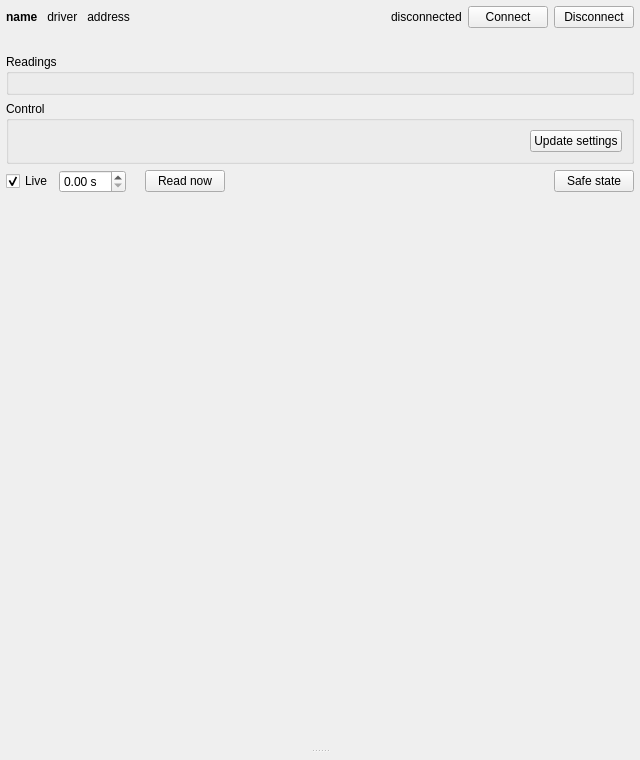
<?xml version="1.0" encoding="UTF-8"?>
<ui version="4.0">
 <author>GeneralMeasurements</author>
 <comment>The standard instrument panel (Panel, DefinitionPanel, GenericPanel).
Code fills: title text, the readings grid, the Control form (one row per setting),
and the charts. The upper part and the charts are the two sides of a splitter
(drag the handle to give the charts more or less room), and each chart is a pane
of the inner splitter. Names used by the code: title, status, btn_connect,
btn_disconnect, info, readings, ctrl_box, form, btn_update, live, interval,
btn_read, btn_safe, charts_split (the code adds the folded charts).</comment>
 <class>Panel</class>
 <widget class="QWidget" name="Panel">
  <property name="geometry">
   <rect><x>0</x><y>0</y><width>640</width><height>760</height></rect>
  </property>
  <layout class="QVBoxLayout" name="root">
   <property name="leftMargin"><number>6</number></property>
   <property name="topMargin"><number>6</number></property>
   <property name="rightMargin"><number>6</number></property>
   <property name="bottomMargin"><number>6</number></property>
   <item>
    <widget class="QSplitter" name="main_split">
     <property name="orientation"><enum>Qt::Vertical</enum></property>
     <property name="childrenCollapsible"><bool>false</bool></property>
     <property name="handleWidth"><number>7</number></property>
     <property name="toolTip"><string>Drag the handle between the controls and the charts to resize them</string></property>
     <widget class="QWidget" name="upper">
      <layout class="QVBoxLayout" name="upper_lay" stretch="0,0,0,0,0,1">
       <property name="leftMargin"><number>0</number></property>
       <property name="topMargin"><number>0</number></property>
       <property name="rightMargin"><number>0</number></property>
       <property name="bottomMargin"><number>0</number></property>
       <item>
        <layout class="QHBoxLayout" name="head">
         <item>
          <widget class="QLabel" name="title">
           <property name="text"><string>&lt;b&gt;name&lt;/b&gt; &amp;nbsp; driver &amp;nbsp; address</string></property>
          </widget>
         </item>
         <item>
          <spacer name="head_stretch">
           <property name="orientation"><enum>Qt::Horizontal</enum></property>
           <property name="sizeHint" stdset="0"><size><width>40</width><height>20</height></size></property>
          </spacer>
         </item>
         <item>
          <widget class="QLabel" name="status">
           <property name="text"><string>disconnected</string></property>
          </widget>
         </item>
         <item>
          <widget class="QPushButton" name="btn_connect">
           <property name="text"><string>Connect</string></property>
          </widget>
         </item>
         <item>
          <widget class="QPushButton" name="btn_disconnect">
           <property name="text"><string>Disconnect</string></property>
          </widget>
         </item>
        </layout>
       </item>
       <item>
        <widget class="QLabel" name="info">
         <property name="text"><string/></property>
         <property name="wordWrap"><bool>true</bool></property>
        </widget>
       </item>
       <item>
        <widget class="QGroupBox" name="read_box">
         <property name="title"><string>Readings</string></property>
         <layout class="QGridLayout" name="readings"/>
        </widget>
       </item>
       <item>
        <widget class="QGroupBox" name="ctrl_box">
         <property name="title"><string>Control</string></property>
         <layout class="QVBoxLayout" name="ctrl_lay">
          <item>
           <layout class="QHBoxLayout" name="ctrl_head">
            <item>
             <spacer name="ctrl_head_stretch">
              <property name="orientation"><enum>Qt::Horizontal</enum></property>
              <property name="sizeHint" stdset="0"><size><width>40</width><height>10</height></size></property>
             </spacer>
            </item>
            <item>
             <widget class="QPushButton" name="btn_update">
              <property name="text"><string>Update settings</string></property>
              <property name="toolTip"><string>Read every setting below from the instrument again (queries only), e.g. after a change on its front panel</string></property>
             </widget>
            </item>
           </layout>
          </item>
          <item>
           <layout class="QFormLayout" name="form"/>
          </item>
         </layout>
        </widget>
       </item>
       <item>
        <layout class="QHBoxLayout" name="foot">
         <item>
          <widget class="QCheckBox" name="live">
           <property name="text"><string>Live</string></property>
           <property name="checked"><bool>true</bool></property>
           <property name="toolTip"><string>Poll the readings at the interval (settings: Update settings)</string></property>
          </widget>
         </item>
         <item>
          <widget class="QDoubleSpinBox" name="interval">
           <property name="suffix"><string> s</string></property>
           <property name="toolTip"><string>Time between polls</string></property>
          </widget>
         </item>
         <item>
          <widget class="QLabel" name="read_time">
           <property name="toolTip"><string>How long a read takes (the average of the last ten)</string></property>
          </widget>
         </item>
         <item>
          <widget class="QPushButton" name="btn_read">
           <property name="text"><string>Read now</string></property>
          </widget>
         </item>
         <item>
          <spacer name="foot_stretch">
           <property name="orientation"><enum>Qt::Horizontal</enum></property>
           <property name="sizeHint" stdset="0"><size><width>40</width><height>20</height></size></property>
          </spacer>
         </item>
         <item>
          <widget class="QPushButton" name="btn_safe">
           <property name="text"><string>Safe state</string></property>
          </widget>
         </item>
        </layout>
       </item>
       <item>
        <spacer name="upper_stretch">
         <property name="orientation"><enum>Qt::Vertical</enum></property>
         <property name="sizeHint" stdset="0"><size><width>10</width><height>0</height></size></property>
        </spacer>
       </item>
      </layout>
     </widget>
     <widget class="QSplitter" name="charts_split">
      <property name="orientation"><enum>Qt::Vertical</enum></property>
      <property name="childrenCollapsible"><bool>false</bool></property>
      <property name="handleWidth"><number>7</number></property>
      <property name="toolTip"><string>Live charts: up to four, one per reading channel, each closed until clicked. Drag the handles between open charts to resize them</string></property>
     </widget>
    </widget>
   </item>
  </layout>
 </widget>
 <resources/>
 <connections/>
</ui>
